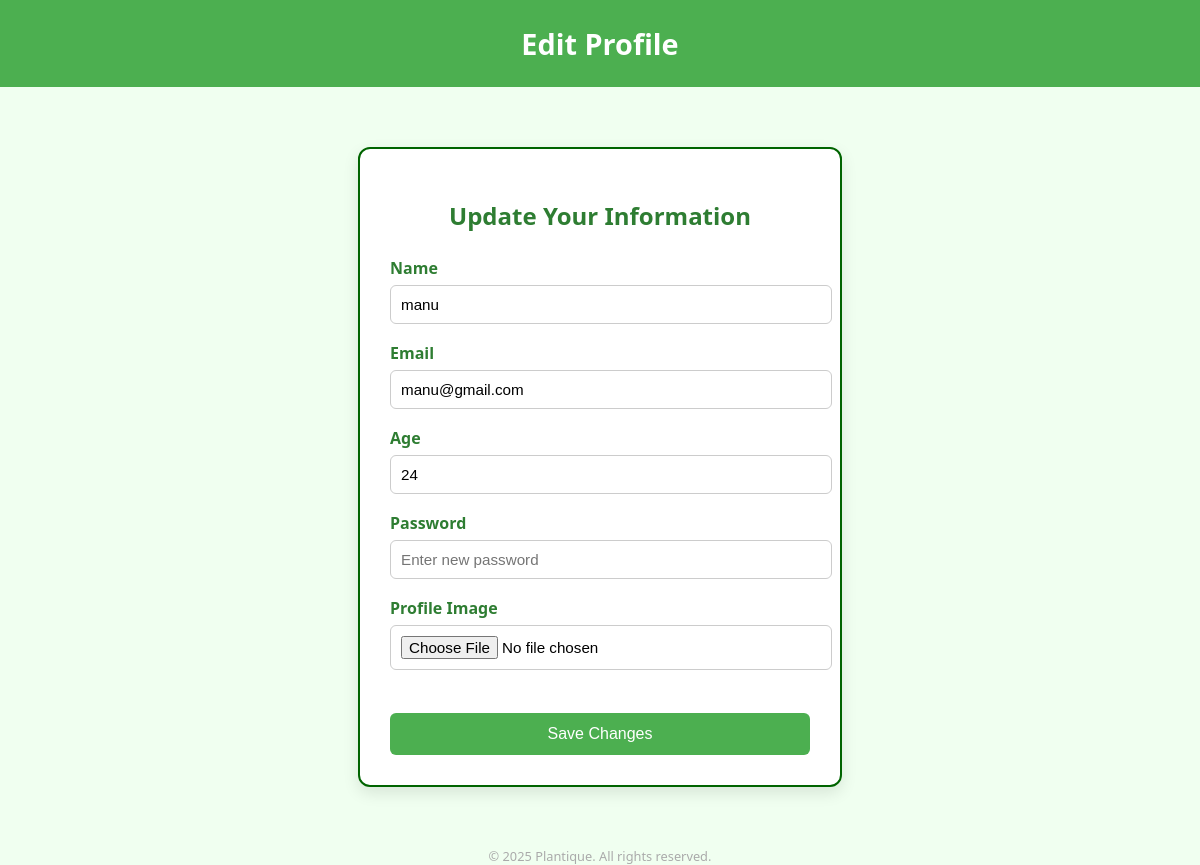
/seditprofile/ (signed in), run on the app's committed database.
### plantique/models.py (models this page shows)
class sreg(models.Model):
    name=models.CharField(max_length=100,null=True,blank=True)
    age=models.IntegerField()
    email=models.EmailField(unique=True)
    password=models.CharField(max_length=100,null=True,blank=True)
    image=models.FileField(upload_to='image/')

### plantique/views.py (the view)
# urls.py: path('seditprofile/',views.seditprofile,name='seditprofile'),
def seditprofile(request):
    if "email" in request.session:
        user=request.session['email']
        try:
            client=models.sreg.objects.get(email=user)
            if request.method=='POST':
               client.name=request.POST.get('name')
               client.age=request.POST.get('age')
               client.email=request.POST.get('email')
               client.password=request.POST.get('password')
               client.image=request.FILES.get('image')
               client.save ()
               return redirect ('sprofile')
            else:
                return render(request,'seditprofile.html',{'c':client})
        except models.sreg.DoesNotExist:
            alert="<script>alert('user not found'); window.location.href='/sprofile/';</script>;"
            return HttpResponse(alert)
    else:
        alert="<script> alert('user not found'); window.location.href='/sprofile/';</script>;"
        return HttpResponse(alert)

### plantique/templates/seditprofile.html (shortened to what this page needs)
<!DOCTYPE html>
<html lang="en">
<head>
</head>
<body>
<header>
    Edit Profile
</header>
<div class="form-container">
    <h2>Update Your Information</h2>
    <form method="POST" enctype="multipart/form-data">
        <div class="form-group">
            <label for="id_name">Name</label>
            <input type="text" name="name" id="id_name" value="{{ c.name }}" required>
        </div>
        <div class="form-group">
            <label for="id_email">Email</label>
            <input type="email" name="email" id="id_email" value="{{ c.email }}" required>
        </div>
        <div class="form-group">
            <label for="id_age">Age</label>
            <input type="number" name="age" id="id_age" value="{{ c.age }}" required>
        </div>
        <div class="form-group">
            <label for="id_password">Password</label>
            <input type="password" name="password" id="id_password" placeholder="Enter new password">
        </div>
        <div class="form-group">
            <label for="id_image">Profile Image</label>
            <input type="file" name="image" id="id_image">
        </div>
        <button type="submit" class="save-button">Save Changes</button>
    </form>
</div>
<div class="footer">
    © 2025 Plantique. All rights reserved.
</div>
</body>
</html>

### plantique/templates/seditprofile.html (style rules this page uses)
body { font-family: 'Segoe UI', sans-serif; background-color: #f0fff0; margin: 0; padding: 0; }
header { background-color: #4CAF50; color: white; text-align: center; padding: 1.5rem; font-size: 1.8rem; font-weight: bold; }
.form-container { max-width: 420px; background: white; margin: 60px auto; padding: 30px; border-radius: 12px; box-shadow: 0 6px 16px rgba(0, 0, 0, 0.1); border: 2px solid #006400; }
.form-container h2 { color: #2e7d32; text-align: center; margin-bottom: 25px; }
.form-group { margin-bottom: 18px; }
label { display: block; font-weight: 600; color: #2e7d32; margin-bottom: 6px; }
input[type="text"], input[type="email"], input[type="number"], input[type="password"], input[type="file"] { width: 100%; padding: 10px; border: 1px solid #ccc; border-radius: 6px; font-size: 0.95rem; }
.save-button { margin-top: 25px; width: 100%; padding: 12px; background-color: #4CAF50; color: white; border: none; border-radius: 6px; font-size: 1rem; cursor: pointer; transition: background-color 0.3s ease; }
.footer { text-align: center; margin-top: 60px; color: #aaa; font-size: 0.8rem; }

### data on the page
sreg: name "manu", email "manu@gmail.com", age "24"
